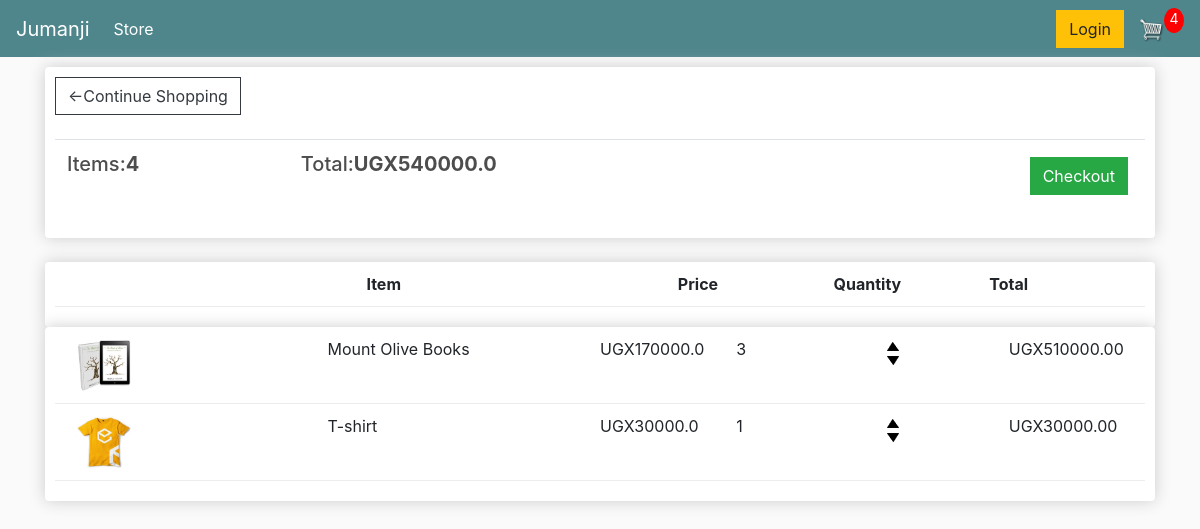
/cart/ (signed in), run on an earlier commit of the app's database.
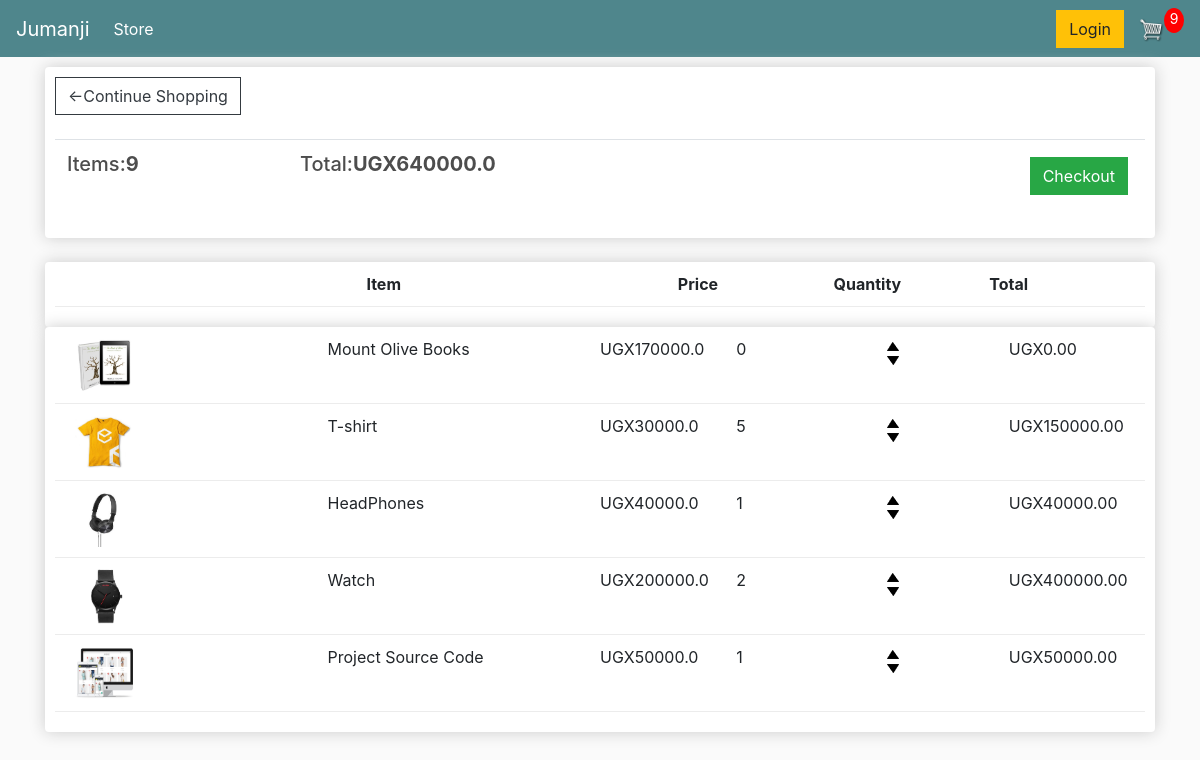
And on a later commit of the database.
### store/models.py (models this page shows, shortened)
class Order(models.Model):
	customer = models.ForeignKey(Customer, on_delete=models.SET_NULL, blank=True,null=True)
	date_ordered = models.DateTimeField(auto_now_add=True)
	complete = models.BooleanField(default=False,null=True,blank=False)
	transaction_id = models.CharField(max_length=200, null=True)
	@property
	def get_cart_total(self):
		orderitems = self.orderitem_set.all()
		total = sum([item.get_total for item in orderitems])
		return total
	@property
	def get_cart_items(self):
		orderitems = self.orderitem_set.all()
		total = sum([item.quantity for item in orderitems])
		return total

class OrderItem(models.Model):
	product = models.ForeignKey(Product, on_delete=models.SET_NULL,blank=True,null=True)
	order = models.ForeignKey(Order, on_delete=models.SET_NULL,blank=True,null=True)
	quantity = models.IntegerField(default=0,null=True,blank=True)
	date_added = models.DateTimeField(auto_now_add=True)
	@property
	def get_total(self):
		total = self.product.price * self.quantity
		return total

class Product(models.Model):
	name = models.CharField(max_length=200,null=True)
	price = models.DecimalField(max_digits=10,decimal_places=2)
	digital = models.BooleanField(default=False,null=True,blank=True)
	image = models.ImageField(null=True,blank=True)
	@property
	def imageURL(self):
		try:
			url = self.image.url
		except:
			url = ''
		return url

### store/views.py (the view)
# urls.py: path('cart/',views.cart, name="cart"),
def cart(request):
	data = cartData(request)
	cartItems = data['cartItems']
	order = data['order']
	items = data['items']
	context = {"items":items,'order':order,'cartItems':cartItems}
	return render(request,'store/cart.html',context)

### store/utils.py (called while the page is built)
def cartData(request):
	if request.user.is_authenticated:
		customer = request.user.customer
		order, created = Order.objects.get_or_create(customer=customer,complete=False)
		items = order.orderitem_set.all()
		cartItems = order.get_cart_items
	else:
		cookieData = cookieCart(request)
		cartItems = cookieData['cartItems']
		order = cookieData['order']
		items = cookieData['items']
	return {"items":items,'order':order,'cartItems':cartItems}

### store/templates/store/cart.html (shortened to what this page needs)
{% extends 'store/main.html' %}
{% load static %}
{% block content %}
	<div class="row">
		<div class="col-lg-12">
			<div class="box-element">
				<a class="btn btn-outline-dark" href="{% url 'store' %}" >&#x2190;Continue Shopping</a>
				<br>
				<br>
				<table class="table">
					<tr>
						<th><h5>Items:<strong>{{order.get_cart_items}}</strong></h5></th>
						<th><h5>Total:<strong>UGX{{order.get_cart_total|floatformat:1}}</strong></h5></th>
						<th>
							<a style="float: right;margin: 5px;" class="btn btn-success" href="{% url 'checkout' %}">Checkout</a>
						</th>
					</tr>
				</table>
			</div>
			<br>
			<div class="box-element">
				<div class="cart-row">
					<div style="flex: 2" ></div>
					<div style="flex: 2" ><strong>Item</strong></div>
					<div style="flex: 1" ><strong>Price</strong></div>
					<div style="flex: 1" ><strong>Quantity</strong>
					</div>
				<div style="flex: 1" ><strong>Total</strong></div>
				</div>
			</div>
			<div class="box-element">
				{% for item in items %}
				<div class="cart-row">
					<div style="flex: 2"><img class="row-image" src="{{item.product.imageURL}}"></div>
					<div style="flex: 2">{{item.product.name}}</div>
					<div style="flex: 1" >UGX{{item.product.price|floatformat:1}}</div>
					<div style="flex: 1" >{{item.quantity}}</div>
					<div style="flex: 1" >
						<div class="quantity">
							<img data-product={{item.product.id}} data-action="add" class="chg-quantity update-cart" src="{% static 'images/arrow-up.png' %}">
							<img data-product={{item.product.id}} data-action="remove" class="chg-quantity update-cart" src="{% static 'images/arrow-down.png' %}">
						</div>
					</div>
					<div style="flex: 1">UGX{{item.get_total}}</div>
				</div>
				{% endfor %}
			</div>
		</div>
	</div>
{% endblock content %}

### store/templates/store/main.html (shortened to what this page needs)
{% load static %}
<!DOCTYPE html>
<html>
<head>
</head>
<link rel="stylesheet" href="https://stackpath.bootstrapcdn.com/bootstrap/4.5.0/css/bootstrap.min.css">
<link rel="stylesheet" type="text/css" href="{% static 'css/main.css' %}">
<body>
	<nav class="navbar navbar-expand-lg navbar-dark bg-dark">
  <a class="navbar-brand" href="#">Jumanji</a>
  <div class="collapse navbar-collapse" id="navbarNav">
    <ul class="navbar-nav mr-auto">
      <li class="nav-item active">
        <a class="nav-link" href="{% url 'store' %}">Store<span class="sr-only">(current)</span></a>
      </li>
    </ul>
     <div class="form-inline my-2 my-lg-0">
        <a href="#"class="btn btn-warning">Login</a>
        <a href="{% url 'cart' %}">
        <img  id="cart-icon" src="{% static 'images/cart.png' %}">
        </a>
       <p id="cart-total">{{cartItems}}</p>
    </div>
  </div>
</nav>
	<div class="container">
		{% block content %}
		{% endblock  %}
	</div>
</body>
</html>

### static/css/main.css (style rules this page uses)
body { background-color: hsl(0, 0%, 98%); }
h1,h2,h3,h4,h5,h6 { color:hsl(0, 0%, 30%); }
.box-element { box-shadow:hsl(0, 0%, 80%) 0 0 16px; background-color: #fff; border-radius: 4px; padding: 10px; }
.bg-dark { background-color: #4f868c!important; }
#cart-icon { width:25px; display: inline-block; margin-left: 15px; }
#cart-total { display: block; text-align: center; color:#fff; background-color: red; width: 20px; height: 25px; border-radius: 50%; font-size: 14px; }
.col-lg-4, .col-lg-6, .col-lg-8, .col-lg-12 { margin-top: 10px; }
.btn { border-radius: 0; }
.row-image { width: 100px; }
.cart-row { display: flex; align-items: flex-stretch; padding-bottom: 10px; margin-bottom: 10px; border-bottom: 1px solid #ececec; }
.quantity { display: inline-block; font-weight: 700; padding-right:10px; }
.chg-quantity { width: 12px; cursor: pointer; display: block; margin-top: 5px; transition:.1s; }

What changed in the data, as far as the page shows it:
changed through a linked row, Order: get_cart_items "4" → "9"; get_cart_total "540000.0" → "640000.0"
changed OrderItem "Mount Olive Books": quantity "3" → "0"; get_total "510000.00" → "0.00"
changed OrderItem "T-shirt": quantity "1" → "5"; get_total "30000.00" → "150000.00"
added OrderItem: product.imageURL (picture), product.name "HeadPhones", product.price "40000.0", quantity "1", get_total "40000.00"
added OrderItem: product.imageURL (picture), product.name "Watch", product.price "200000.0", quantity "2", get_total "400000.00"
added OrderItem: product.imageURL (picture), product.name "Project Source Code", product.price "50000.0", quantity "1", get_total "50000.00"
Also different on the page:
{{ cartItems }}: "4" → "9"
